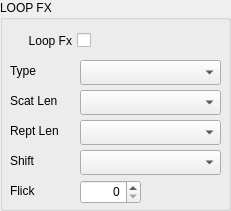
   <widget class="QGroupBox" name="gb_LoopFx">
    <property name="geometry">
     <rect>
      <x>620</x>
      <y>460</y>
      <width>231</width>
      <height>211</height>
     </rect>
    </property>
    <property name="title">
     <string>LOOP FX</string>
    </property>
    <widget class="QLabel" name="label_loopFx_Type">
     <property name="geometry">
      <rect>
       <x>10</x>
       <y>60</y>
       <width>71</width>
       <height>21</height>
      </rect>
     </property>
     <property name="text">
      <string>Type</string>
     </property>
    </widget>
    <widget class="QComboBox" name="loopFx_Type">
     <property name="geometry">
      <rect>
       <x>80</x>
       <y>60</y>
       <width>141</width>
       <height>25</height>
      </rect>
     </property>
    </widget>
    <widget class="QLabel" name="label_loopFx_ScatLen">
     <property name="geometry">
      <rect>
       <x>10</x>
       <y>90</y>
       <width>71</width>
       <height>21</height>
      </rect>
     </property>
     <property name="text">
      <string>Scat Len</string>
     </property>
    </widget>
    <widget class="QComboBox" name="loopFx_ScatLen">
     <property name="geometry">
      <rect>
       <x>80</x>
       <y>90</y>
       <width>141</width>
       <height>25</height>
      </rect>
     </property>
    </widget>
    <widget class="QComboBox" name="loopFx_ReptLen">
     <property name="geometry">
      <rect>
       <x>80</x>
       <y>120</y>
       <width>141</width>
       <height>25</height>
      </rect>
     </property>
    </widget>
    <widget class="QLabel" name="label_loopFx_ReptLen">
     <property name="geometry">
      <rect>
       <x>10</x>
       <y>120</y>
       <width>71</width>
       <height>21</height>
      </rect>
     </property>
     <property name="text">
      <string>Rept Len</string>
     </property>
    </widget>
    <widget class="QLabel" name="label_loopFx_Shift">
     <property name="geometry">
      <rect>
       <x>10</x>
       <y>150</y>
       <width>71</width>
       <height>21</height>
      </rect>
     </property>
     <property name="text">
      <string>Shift</string>
     </property>
    </widget>
    <widget class="QComboBox" name="loopFx_Shift">
     <property name="geometry">
      <rect>
       <x>80</x>
       <y>150</y>
       <width>141</width>
       <height>25</height>
      </rect>
     </property>
    </widget>
    <widget class="QLabel" name="label_loopFx_Flick">
     <property name="geometry">
      <rect>
       <x>10</x>
       <y>180</y>
       <width>61</width>
       <height>21</height>
      </rect>
     </property>
     <property name="text">
      <string>Flick</string>
     </property>
    </widget>
    <widget class="QSpinBox" name="loopFx_Flick">
     <property name="geometry">
      <rect>
       <x>80</x>
       <y>180</y>
       <width>61</width>
       <height>24</height>
      </rect>
     </property>
     <property name="alignment">
      <set>Qt::AlignRight|Qt::AlignTrailing|Qt::AlignVCenter</set>
     </property>
     <property name="maximum">
      <number>100</number>
     </property>
    </widget>
    <widget class="QCheckBox" name="loopFx_Sw">
     <property name="geometry">
      <rect>
       <x>10</x>
       <y>30</y>
       <width>81</width>
       <height>21</height>
      </rect>
     </property>
     <property name="layoutDirection">
      <enum>Qt::RightToLeft</enum>
     </property>
     <property name="text">
      <string>Loop Fx</string>
     </property>
    </widget>
   </widget>
